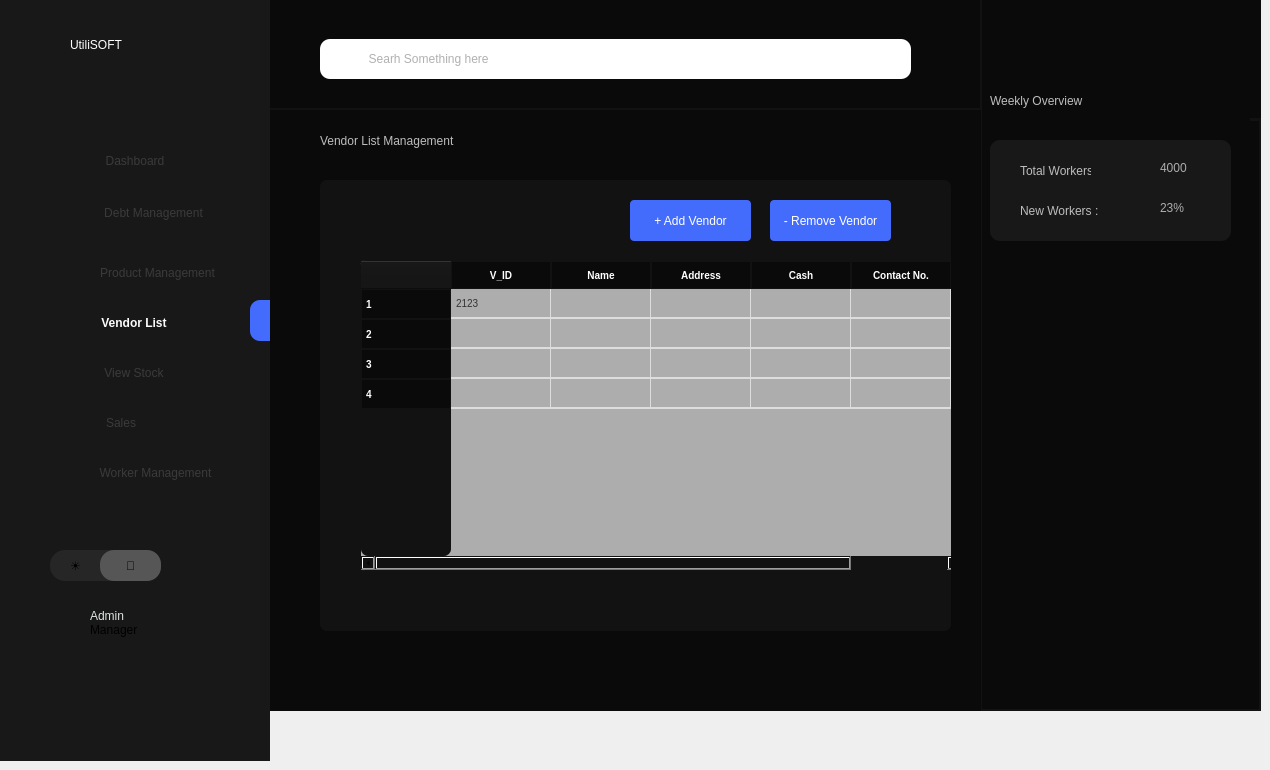
    <widget class="QWidget" name="Vendor">
     <widget class="QWidget" name="widget_55" native="true">
      <property name="geometry">
       <rect>
        <x>270</x>
        <y>0</y>
        <width>711</width>
        <height>111</height>
       </rect>
      </property>
      <property name="styleSheet">
       <string notr="true">border:5px;
background:#0a0a0a;
border: 3px solid #121212;
border-right:none;
border-top:none;
border-left:none;


</string>
      </property>
      <widget class="QLineEdit" name="vendorSearchEdit">
       <property name="geometry">
        <rect>
         <x>50</x>
         <y>39</y>
         <width>591</width>
         <height>40</height>
        </rect>
       </property>
       <property name="styleSheet">
        <string notr="true">  border-radius: 10px; 
font: 14pt &quot;Microsoft Sans Serif&quot;;
background: white;
 padding-left: 15px;
color:#626262;
border:none;
padding-left: 40px;
min-height: 40px;

</string>
       </property>
       <property name="placeholderText">
        <string>  Searh Something here</string>
       </property>
      </widget>
      <widget class="QLabel" name="label_539">
       <property name="geometry">
        <rect>
         <x>40</x>
         <y>30</y>
         <width>71</width>
         <height>61</height>
        </rect>
       </property>
       <property name="styleSheet">
        <string notr="true">border-radius:10px;
border:none;
background-color:none;
  background-image: url(&quot;:/new/prefix1/images/search-01-Stroke-Rounded.png&quot;);
    background-repeat: no-repeat;
    background-position: center;
    background-origin: content;</string>
       </property>
       <property name="text">
        <string/>
       </property>
       <property name="scaledContents">
        <bool>true</bool>
       </property>
      </widget>
     </widget>
     <widget class="QWidget" name="widget_56" native="true">
      <property name="geometry">
       <rect>
        <x>980</x>
        <y>0</y>
        <width>281</width>
        <height>711</height>
       </rect>
      </property>
      <property name="styleSheet">
       <string notr="true">background:#0a0a0a;
border: 2px solid #121212;
border-top:none;</string>
      </property>
      <widget class="QWidget" name="widget_57" native="true">
       <property name="geometry">
        <rect>
         <x>10</x>
         <y>140</y>
         <width>241</width>
         <height>101</height>
        </rect>
       </property>
       <property name="styleSheet">
        <string notr="true">border:none;border-radius: 10px;
background:#181818;</string>
       </property>
       <widget class="QLabel" name="label_156">
        <property name="geometry">
         <rect>
          <x>30</x>
          <y>20</y>
          <width>71</width>
          <height>21</height>
         </rect>
        </property>
        <property name="styleSheet">
         <string notr="true">color:rgb(189, 189, 189);</string>
        </property>
        <property name="text">
         <string>Total Workers:</string>
        </property>
       </widget>
       <widget class="QLabel" name="label_157">
        <property name="geometry">
         <rect>
          <x>30</x>
          <y>60</y>
          <width>91</width>
          <height>21</height>
         </rect>
        </property>
        <property name="styleSheet">
         <string notr="true">color:rgb(189, 189, 189);</string>
        </property>
        <property name="text">
         <string>New Workers :</string>
        </property>
       </widget>
       <widget class="QLabel" name="label_159">
        <property name="geometry">
         <rect>
          <x>170</x>
          <y>20</y>
          <width>91</width>
          <height>16</height>
         </rect>
        </property>
        <property name="styleSheet">
         <string notr="true">border:none;
color:#adadad;</string>
        </property>
        <property name="text">
         <string>4000</string>
        </property>
       </widget>
       <widget class="QLabel" name="label_160">
        <property name="geometry">
         <rect>
          <x>170</x>
          <y>60</y>
          <width>91</width>
          <height>16</height>
         </rect>
        </property>
        <property name="styleSheet">
         <string notr="true">border:none;
color:#adadad;</string>
        </property>
        <property name="text">
         <string>23%</string>
        </property>
       </widget>
      </widget>
      <widget class="QWidget" name="widget_58" native="true">
       <property name="geometry">
        <rect>
         <x>980</x>
         <y>0</y>
         <width>301</width>
         <height>720</height>
        </rect>
       </property>
       <property name="styleSheet">
        <string notr="true">background:#0a0a0a;
border: 2px solid #121212;
border-top:none;</string>
       </property>
       <widget class="QLabel" name="label_162">
        <property name="geometry">
         <rect>
          <x>20</x>
          <y>20</y>
          <width>111</width>
          <height>61</height>
         </rect>
        </property>
        <property name="styleSheet">
         <string notr="true">font: 16pt &quot;Sans Serif Collection&quot;;
border:none;</string>
        </property>
        <property name="text">
         <string>Overview</string>
        </property>
       </widget>
       <widget class="QWidget" name="widget_59" native="true">
        <property name="geometry">
         <rect>
          <x>20</x>
          <y>80</y>
          <width>271</width>
          <height>141</height>
         </rect>
        </property>
        <property name="styleSheet">
         <string notr="true">border-radius: 10px;
background:#181818;</string>
        </property>
        <widget class="QLabel" name="label_163">
         <property name="geometry">
          <rect>
           <x>30</x>
           <y>20</y>
           <width>71</width>
           <height>21</height>
          </rect>
         </property>
         <property name="styleSheet">
          <string notr="true">color:#494949;
</string>
         </property>
         <property name="text">
          <string>Total Sales:</string>
         </property>
        </widget>
        <widget class="QLabel" name="label_164">
         <property name="geometry">
          <rect>
           <x>30</x>
           <y>60</y>
           <width>71</width>
           <height>21</height>
          </rect>
         </property>
         <property name="styleSheet">
          <string notr="true">color:#494949;
</string>
         </property>
         <property name="text">
          <string>Total Profit:</string>
         </property>
        </widget>
        <widget class="QLabel" name="label_165">
         <property name="geometry">
          <rect>
           <x>30</x>
           <y>100</y>
           <width>91</width>
           <height>21</height>
          </rect>
         </property>
         <property name="styleSheet">
          <string notr="true">color:#494949;
</string>
         </property>
         <property name="text">
          <string>Remaining Stock:</string>
         </property>
        </widget>
        <widget class="QLabel" name="label_166">
         <property name="geometry">
          <rect>
           <x>170</x>
           <y>20</y>
           <width>91</width>
           <height>16</height>
          </rect>
         </property>
         <property name="styleSheet">
          <string notr="true">border:none;
color:#adadad;</string>
         </property>
         <property name="text">
          <string>4000</string>
         </property>
        </widget>
        <widget class="QLabel" name="label_167">
         <property name="geometry">
          <rect>
           <x>170</x>
           <y>60</y>
           <width>91</width>
           <height>16</height>
          </rect>
         </property>
         <property name="styleSheet">
          <string notr="true">border:none;
color:#adadad;</string>
         </property>
         <property name="text">
          <string>23%</string>
         </property>
        </widget>
        <widget class="QLabel" name="label_168">
         <property name="geometry">
          <rect>
           <x>170</x>
           <y>100</y>
           <width>91</width>
           <height>16</height>
          </rect>
         </property>
         <property name="styleSheet">
          <string notr="true">border:none;
color:#adadad;</string>
         </property>
         <property name="text">
          <string>3978</string>
         </property>
        </widget>
       </widget>
       <widget class="QLabel" name="label_169">
        <property name="geometry">
         <rect>
          <x>30</x>
          <y>240</y>
          <width>141</width>
          <height>61</height>
         </rect>
        </property>
        <property name="styleSheet">
         <string notr="true">font: 16pt &quot;Sans Serif Collection&quot;;
border:none;</string>
        </property>
        <property name="text">
         <string>Weekly Report</string>
        </property>
       </widget>
       <widget class="QTableWidget" name="tableWidget_12">
        <property name="geometry">
         <rect>
          <x>20</x>
          <y>310</y>
          <width>271</width>
          <height>231</height>
         </rect>
        </property>
        <property name="styleSheet">
         <string notr="true">QTableWidget, QTableView {
    border: 1px solid #121212;
    border-radius: 5px;
    gridline-color: #ddd;
    background-color: #adadad;
    font-size: 10px;
    font-family: Arial, sans-serif;
    color: #333;
    selection-background-color: #0078D7;
    selection-color: white;
}

QHeaderView::section {
    background-color:#0a0a0a;
    color: white;
    padding: 4px;
    border: 1px solid #121212;
    font-size: 10px;
    font-weight: bold;
    text-align: center;
}

QTableWidget::item, QTableView::item {
    padding: 2px;
    border-bottom: 1px solid #ddd;
    text-align: center;
}

QTableWidget::item:selected, QTableView::item:selected {
    background-color: #0078D7;
    color: white;
}

QTableCornerButton::section {
    background-color: #adadad;
    border: 1px solid #adadad;
	border-top-left-radius: 8px;
  
}
</string>
        </property>
        <row/>
        <row/>
        <row/>
        <row/>
        <column>
         <property name="text">
          <string>Total Sales</string>
         </property>
        </column>
        <column>
         <property name="text">
          <string>Total Profit</string>
         </property>
        </column>
        <column>
         <property name="text">
          <string>Remaining Debtors</string>
         </property>
        </column>
        <column>
         <property name="text">
          <string>Remaining Stock</string>
         </property>
        </column>
        <item row="0" column="0">
         <property name="text">
          <string>2123</string>
         </property>
        </item>
       </widget>
      </widget>
      <widget class="QWidget" name="widget_60" native="true">
       <property name="geometry">
        <rect>
         <x>270</x>
         <y>0</y>
         <width>711</width>
         <height>121</height>
        </rect>
       </property>
       <property name="styleSheet">
        <string notr="true">border:5px;
background:#0a0a0a;
border: 3px solid #121212;
border-right:none;
border-top:none;
border-left:none;


</string>
       </property>
       <widget class="QLabel" name="label_170">
        <property name="geometry">
         <rect>
          <x>50</x>
          <y>40</y>
          <width>601</width>
          <height>41</height>
         </rect>
        </property>
        <property name="font">
         <font>
          <family>Microsoft Sans Serif</family>
          <pointsize>14</pointsize>
          <italic>false</italic>
          <bold>false</bold>
         </font>
        </property>
        <property name="styleSheet">
         <string notr="true">  border-radius: 10px; 
font: 14pt &quot;Microsoft Sans Serif&quot;;
background: white;
 padding-left: 15px;
color:#626262;
border:none;
</string>
        </property>
        <property name="text">
         <string>        Search Something Here </string>
        </property>
       </widget>
       <widget class="QLabel" name="label_171">
        <property name="geometry">
         <rect>
          <x>60</x>
          <y>50</y>
          <width>31</width>
          <height>21</height>
         </rect>
        </property>
        <property name="styleSheet">
         <string notr="true">border-radius:10px;
border:none;
background-color:none;
    background-repeat: no-repeat;
    background-position: center;
    background-origin: content;</string>
        </property>
        <property name="text">
         <string/>
        </property>
        <property name="scaledContents">
         <bool>true</bool>
        </property>
       </widget>
      </widget>
      <widget class="QLabel" name="label_172">
       <property name="geometry">
        <rect>
         <x>10</x>
         <y>70</y>
         <width>181</width>
         <height>61</height>
        </rect>
       </property>
       <property name="styleSheet">
        <string notr="true">font: 16pt &quot;Sans Serif Collection&quot;;
border:none;
color:rgb(189, 189, 189);</string>
       </property>
       <property name="text">
        <string>Weekly Overview</string>
       </property>
      </widget>
     </widget>
     <widget class="QFrame" name="frame_5">
      <property name="geometry">
       <rect>
        <x>0</x>
        <y>0</y>
        <width>270</width>
        <height>761</height>
       </rect>
      </property>
      <property name="styleSheet">
       <string notr="true">max-width:270px;
max-height:768px;
background-color:#181818;</string>
      </property>
      <widget class="QLabel" name="label_173">
       <property name="geometry">
        <rect>
         <x>70</x>
         <y>10</y>
         <width>181</width>
         <height>70</height>
        </rect>
       </property>
       <property name="styleSheet">
        <string notr="true">max-height:70px;
max-width:200px;
background:transparent;
font: 700 28pt &quot;Century Gothic&quot;;
color:white;
 text-align: center; 
 vertical-align: middle;</string>
       </property>
       <property name="text">
        <string>UtiliSOFT</string>
       </property>
      </widget>
      <widget class="QPushButton" name="page41">
       <property name="geometry">
        <rect>
         <x>0</x>
         <y>100</y>
         <width>270</width>
         <height>81</height>
        </rect>
       </property>
       <property name="styleSheet">
        <string notr="true">margin-top:40px;
        /* Full width of sidebar */
  height: 45px;        /* Optimal button height */
  text-align: center;    /* Align text to the left */
   /* Add space for text from the edge */
      /* Use flexbox for alignment */
 /* Align text &amp; icon vertically */ 

	border:none;
color:#3a3a3a;</string>
       </property>
       <property name="text">
        <string>Dashboard</string>
       </property>
      </widget>
      <widget class="QPushButton" name="page42">
       <property name="geometry">
        <rect>
         <x>-2</x>
         <y>190</y>
         <width>271</width>
         <height>45</height>
        </rect>
       </property>
       <property name="styleSheet">
        <string notr="true">
     /* Full width of sidebar */
  height: 45px;        /* Optimal button height */
  text-align: center;    /* Align text to the left */
  padding-left: 40px;  /* Add space for text from the edge */
     /* Use flexbox for alignment */
/* Align text &amp; icon vertically */ 
	border:none;
color:#3a3a3a;

	border:none;
</string>
       </property>
       <property name="text">
        <string>Debt Management</string>
       </property>
      </widget>
      <widget class="QPushButton" name="page43">
       <property name="geometry">
        <rect>
         <x>0</x>
         <y>250</y>
         <width>270</width>
         <height>45</height>
        </rect>
       </property>
       <property name="styleSheet">
        <string notr="true">
         /* Full width of sidebar */
  height: 45px;        /* Optimal button height */
  text-align: center;    /* Align text to the left */
/* Add space for text from the edge */       /* Use flexbox for alignment */ /* Align text &amp; icon vertically */ 
	border:none;

color:#3a3a3a;

padding-left: 45px;</string>
       </property>
       <property name="text">
        <string>Product Management</string>
       </property>
      </widget>
      <widget class="QPushButton" name="page44">
       <property name="geometry">
        <rect>
         <x>-1</x>
         <y>300</y>
         <width>270</width>
         <height>45</height>
        </rect>
       </property>
       <property name="styleSheet">
        <string notr="true">
         /* Full width of sidebar */
  height: 45px;        /* Optimal button height */
  text-align: center;    /* Align text to the left */
  /* Add space for text from the edge */       /* Use flexbox for alignment */ /* Align text &amp; icon vertically */ 
	border:none;


font-weight:600;
	border:none;
color:#fcfcfc;
</string>
       </property>
       <property name="text">
        <string>Vendor List</string>
       </property>
      </widget>
      <widget class="QPushButton" name="page45">
       <property name="geometry">
        <rect>
         <x>-1</x>
         <y>350</y>
         <width>270</width>
         <height>45</height>
        </rect>
       </property>
       <property name="styleSheet">
        <string notr="true">    /* Full width of sidebar */
  height: 45px;        /* Optimal button height */
  text-align: center;    /* Align text to the left */
    /* Add space for text from the edge */ 
	border:none;
color:#3a3a3a;</string>
       </property>
       <property name="text">
        <string>View Stock</string>
       </property>
      </widget>
      <widget class="QPushButton" name="page46">
       <property name="geometry">
        <rect>
         <x>0</x>
         <y>400</y>
         <width>270</width>
         <height>45</height>
        </rect>
       </property>
       <property name="styleSheet">
        <string notr="true">      /* Full width of sidebar */
  height: 45px;        /* Optimal button height */
  text-align: center;
padding-right:28px;    /* Align text to the left */
 /* Align text &amp; icon vertically */ 
	border:none;
color:#3a3a3a;</string>
       </property>
       <property name="text">
        <string>Sales</string>
       </property>
      </widget>
      <widget class="QPushButton" name="pushButton_55">
       <property name="geometry">
        <rect>
         <x>50</x>
         <y>550</y>
         <width>111</width>
         <height>31</height>
        </rect>
       </property>
       <property name="styleSheet">
        <string notr="true">max-height:37px;
border-radius:15px;
background:#262626;
text-align:left;
padding-left : 20px;</string>
       </property>
       <property name="text">
        <string>☀</string>
       </property>
      </widget>
      <widget class="QPushButton" name="pushButton_56">
       <property name="geometry">
        <rect>
         <x>100</x>
         <y>550</y>
         <width>61</width>
         <height>31</height>
        </rect>
       </property>
       <property name="styleSheet">
        <string notr="true">max-height:37px;
border:3px;
background:#565656;
border-radius:14px;</string>
       </property>
       <property name="text">
        <string>🌙</string>
       </property>
      </widget>
      <widget class="QLabel" name="label_174">
       <property name="geometry">
        <rect>
         <x>90</x>
         <y>600</y>
         <width>71</width>
         <height>31</height>
        </rect>
       </property>
       <property name="styleSheet">
        <string notr="true">font: 18pt &quot;Microsoft Sans Serif&quot;;
color:#e0e4e4;
</string>
       </property>
       <property name="text">
        <string>Admin</string>
       </property>
      </widget>
      <widget class="QLabel" name="label_175">
       <property name="geometry">
        <rect>
         <x>90</x>
         <y>620</y>
         <width>61</width>
         <height>20</height>
        </rect>
       </property>
       <property name="styleSheet">
        <string notr="true">background:none;
</string>
       </property>
       <property name="text">
        <string>Manager</string>
       </property>
      </widget>
      <widget class="QWidget" name="widget_61" native="true">
       <property name="geometry">
        <rect>
         <x>250</x>
         <y>300</y>
         <width>20</width>
         <height>41</height>
        </rect>
       </property>
       <property name="styleSheet">
        <string notr="true">background:#436cfd;
border-top-left-radius: 10px;
    border-bottom-left-radius: 10px;
   border-top-right-radius: 0px;
    border-bottom-right-radius: 0px;</string>
       </property>
      </widget>
      <widget class="QLabel" name="label_176">
       <property name="geometry">
        <rect>
         <x>60</x>
         <y>140</y>
         <width>41</width>
         <height>41</height>
        </rect>
       </property>
       <property name="styleSheet">
        <string notr="true">background-color:transparent;
background-image: url(&quot;:/new/prefix1/images/dashboard-square-02-Stroke-Rounded.png&quot;);
    background-repeat: no-repeat;
    background-position: center;
    background-origin: content;</string>
       </property>
       <property name="text">
        <string/>
       </property>
       <property name="scaledContents">
        <bool>true</bool>
       </property>
      </widget>
      <widget class="QLabel" name="label_177">
       <property name="geometry">
        <rect>
         <x>60</x>
         <y>190</y>
         <width>41</width>
         <height>41</height>
        </rect>
       </property>
       <property name="styleSheet">
        <string notr="true">background-color:transparent;
background-image: url(&quot;:/new/prefix1/images/invoice-Stroke-Rounded.png&quot;);
    background-repeat: no-repeat;
    background-position: center;
    background-origin: content;</string>
       </property>
       <property name="text">
        <string/>
       </property>
       <property name="scaledContents">
        <bool>true</bool>
       </property>
      </widget>
      <widget class="QLabel" name="label_178">
       <property name="geometry">
        <rect>
         <x>50</x>
         <y>600</y>
         <width>40</width>
         <height>40</height>
        </rect>
       </property>
       <property name="styleSheet">
        <string notr="true">background-color:transparent;
background-image: url(&quot;:/new/prefix1/images/user-circle-02-Stroke-Rounded.png&quot;);
    background-repeat: no-repeat;
    background-position: center;
    background-origin: content;
	</string>
       </property>
       <property name="text">
        <string/>
       </property>
       <property name="scaledContents">
        <bool>true</bool>
       </property>
      </widget>
      <widget class="QLabel" name="label_179">
       <property name="geometry">
        <rect>
         <x>70</x>
         <y>410</y>
         <width>21</width>
         <height>21</height>
        </rect>
       </property>
       <property name="styleSheet">
        <string notr="true">background-color:transparent;
background-image: url(&quot;:/new/prefix1/images/shopping-cart-02-Stroke-Rounded.png&quot;);
    background-repeat: no-repeat;
    background-position: center;
    background-origin: content;</string>
       </property>
       <property name="text">
        <string/>
       </property>
       <property name="scaledContents">
        <bool>true</bool>
       </property>
      </widget>
      <widget class="QLabel" name="label_180">
       <property name="geometry">
        <rect>
         <x>60</x>
         <y>250</y>
         <width>41</width>
         <height>41</height>
        </rect>
       </property>
       <property name="styleSheet">
        <string notr="true">background-color:transparent;
background-image: url(&quot;:/new/prefix1/images/package-Stroke-Rounded.png&quot;);
    background-repeat: no-repeat;
    background-position: center;
    background-origin: content;</string>
       </property>
       <property name="text">
        <string/>
       </property>
       <property name="scaledContents">
        <bool>true</bool>
       </property>
      </widget>
      <widget class="QLabel" name="label_181">
       <property name="geometry">
        <rect>
         <x>60</x>
         <y>300</y>
         <width>41</width>
         <height>41</height>
        </rect>
       </property>
       <property name="styleSheet">
        <string notr="true">background-color:transparent;
background-image: url(&quot;:/new/prefix1/images/invoice-02-Stroke-Rounded (1).png&quot;);
    background-repeat: no-repeat;
    background-position: center;
    background-origin: content;</string>
       </property>
       <property name="text">
        <string/>
       </property>
       <property name="scaledContents">
        <bool>true</bool>
       </property>
      </widget>
      <widget class="QLabel" name="label_182">
       <property name="geometry">
        <rect>
         <x>60</x>
         <y>350</y>
         <width>41</width>
         <height>41</height>
        </rect>
       </property>
       <property name="styleSheet">
        <string notr="true">background-color:transparent;
background-image: url(&quot;:/new/prefix1/images//folder-view-Stroke-Rounded.png&quot;);
    background-repeat: no-repeat;
    background-position: center;
    background-origin: content;</string>
       </property>
       <property name="text">
        <string/>
       </property>
       <property name="scaledContents">
        <bool>true</bool>
       </property>
      </widget>
      <widget class="QPushButton" name="page47">
       <property name="geometry">
        <rect>
         <x>0</x>
         <y>450</y>
         <width>271</width>
         <height>45</height>
        </rect>
       </property>
       <property name="styleSheet">
        <string notr="true">
     /* Full width of sidebar */
  height: 45px;        /* Optimal button height */
  text-align: center;    /* Align text to the left */
  padding-left: 40px;  /* Add space for text from the edge */
     /* Use flexbox for alignment */
/* Align text &amp; icon vertically */ 
	border:none;

color:#3a3a3a;</string>
       </property>
       <property name="text">
        <string>Worker Management</string>
       </property>
      </widget>
      <widget class="QLabel" name="label_399">
       <property name="geometry">
        <rect>
         <x>60</x>
         <y>450</y>
         <width>41</width>
         <height>41</height>
        </rect>
       </property>
       <property name="styleSheet">
        <string notr="true">background-color:transparent;
background-image: url(&quot;:/new/prefix1/images/user-circle-02-Stroke-Rounded.png&quot;);
    background-repeat: no-repeat;
    background-position: center;
    background-origin: content;</string>
       </property>
       <property name="text">
        <string/>
       </property>
       <property name="scaledContents">
        <bool>true</bool>
       </property>
      </widget>
      <widget class="QLabel" name="label_474">
       <property name="geometry">
        <rect>
         <x>180</x>
         <y>600</y>
         <width>41</width>
         <height>41</height>
        </rect>
       </property>
       <property name="styleSheet">
        <string notr="true">background-color:transparent;
background-image:url(&quot;:/new/prefix1/images/logout-05-Stroke-Rounded.png&quot;);
    background-repeat: no-repeat;
    background-position: center;
    background-origin: content;</string>
       </property>
       <property name="text">
        <string/>
       </property>
       <property name="scaledContents">
        <bool>true</bool>
       </property>
      </widget>
      <widget class="QPushButton" name="btnlogout_6">
       <property name="geometry">
        <rect>
         <x>179</x>
         <y>599</y>
         <width>41</width>
         <height>41</height>
        </rect>
       </property>
       <property name="styleSheet">
        <string notr="true">background :transparent;
border:none;</string>
       </property>
       <property name="text">
        <string/>
       </property>
      </widget>
      <zorder>label_474</zorder>
      <zorder>btnlogout_6</zorder>
      <zorder>label_173</zorder>
      <zorder>page41</zorder>
      <zorder>page42</zorder>
      <zorder>page43</zorder>
      <zorder>page44</zorder>
      <zorder>page45</zorder>
      <zorder>page46</zorder>
      <zorder>pushButton_55</zorder>
      <zorder>pushButton_56</zorder>
      <zorder>label_174</zorder>
      <zorder>label_175</zorder>
      <zorder>widget_61</zorder>
      <zorder>label_176</zorder>
      <zorder>label_177</zorder>
      <zorder>label_178</zorder>
      <zorder>label_179</zorder>
      <zorder>label_180</zorder>
      <zorder>label_181</zorder>
      <zorder>label_182</zorder>
      <zorder>page47</zorder>
      <zorder>label_399</zorder>
     </widget>
     <widget class="QWidget" name="widget_62" native="true">
      <property name="geometry">
       <rect>
        <x>270</x>
        <y>110</y>
        <width>711</width>
        <height>601</height>
       </rect>
      </property>
      <property name="styleSheet">
       <string notr="true">background:#0a0a0a;</string>
      </property>
      <widget class="QLabel" name="label_183">
       <property name="geometry">
        <rect>
         <x>50</x>
         <y>0</y>
         <width>251</width>
         <height>61</height>
        </rect>
       </property>
       <property name="styleSheet">
        <string notr="true">font: 16pt &quot;Sans Serif Collection&quot;;
border:none;
color:rgb(189, 189, 189);</string>
       </property>
       <property name="text">
        <string>Vendor List Management</string>
       </property>
      </widget>
      <widget class="QWidget" name="widget_63" native="true">
       <property name="geometry">
        <rect>
         <x>50</x>
         <y>70</y>
         <width>631</width>
         <height>451</height>
        </rect>
       </property>
       <property name="styleSheet">
        <string notr="true">background : #121212;
border-radius:7px;</string>
       </property>
       <widget class="QTableWidget" name="vendorsTable">
        <property name="geometry">
         <rect>
          <x>40</x>
          <y>80</y>
          <width>602</width>
          <height>311</height>
         </rect>
        </property>
        <property name="styleSheet">
         <string notr="true">QTableWidget, QTableView {
    border: 1px solid #121212;
    border-radius: 5px;
    gridline-color: #ddd;
    background-color: #adadad;
    font-size: 10px;
    font-family: Arial, sans-serif;
    color: #333;
    selection-background-color: #0078D7;
    selection-color: white;
	MAX-WIDTH:600PX;
}



QHeaderView::section {
	width : 80px;
    background-color:#0a0a0a;
    color: white;
    padding: 4px;
    border: 1px solid #121212;
    font-size: 10px;
    font-weight: bold;

}

QTableWidget::item, QTableView::item {
    padding: 2px;
    border-bottom: 1px solid #ddd;
    text-align: center;
	 min-width: 250px;
}

QTableWidget::item:selected, QTableView::item:selected {
    background-color: #0078D7;
    color: white;

}

QTableCornerButton::section {
    background-color: #adadad;
    border: 1px solid #adadad;
	border-top-left-radius: 8px;

  
}
</string>
        </property>
        <row/>
        <row/>
        <row/>
        <row/>
        <column>
         <property name="text">
          <string>V_ID</string>
         </property>
        </column>
        <column>
         <property name="text">
          <string>Name</string>
         </property>
        </column>
        <column>
         <property name="text">
          <string>Address</string>
         </property>
        </column>
        <column>
         <property name="text">
          <string>Cash</string>
         </property>
        </column>
        <column>
         <property name="text">
          <string>Contact No.</string>
         </property>
        </column>
        <column>
         <property name="text">
          <string>Date of supply</string>
         </property>
        </column>
        <item row="0" column="0">
         <property name="text">
          <string>2123</string>
         </property>
         <property name="icon">
          <iconset theme="QIcon::ThemeIcon::FormatJustifyCenter"/>
         </property>
        </item>
        <item row="0" column="1">
         <property name="text">
          <string/>
         </property>
         <property name="textAlignment">
          <set>AlignCenter</set>
         </property>
         <property name="icon">
          <iconset theme="QIcon::ThemeIcon::FormatJustifyCenter"/>
         </property>
         <property name="flags">
          <set>ItemIsSelectable|ItemIsDragEnabled|ItemIsDropEnabled|ItemIsUserCheckable|ItemIsEnabled</set>
         </property>
        </item>
        <item row="0" column="3">
         <property name="text">
          <string/>
         </property>
         <property name="font">
          <font>
           <family>Times New Roman</family>
          </font>
         </property>
         <property name="icon">
          <iconset theme="QIcon::ThemeIcon::FormatJustifyCenter"/>
         </property>
        </item>
       </widget>
       <widget class="QPushButton" name="removeVendorBtn">
        <property name="geometry">
         <rect>
          <x>450</x>
          <y>20</y>
          <width>121</width>
          <height>41</height>
         </rect>
        </property>
        <property name="styleSheet">
         <string notr="true">background:#436cfd;
font: 500 10pt &quot;Microsoft Sans Serif&quot;;
color:white;
border-radius: 4px;
</string>
        </property>
        <property name="text">
         <string>- Remove Vendor</string>
        </property>
       </widget>
       <widget class="QPushButton" name="addVendorBtn">
        <property name="geometry">
         <rect>
          <x>310</x>
          <y>20</y>
          <width>121</width>
          <height>41</height>
         </rect>
        </property>
        <property name="styleSheet">
         <string notr="true">background:#436cfd;
font: 500 10pt &quot;Microsoft Sans Serif&quot;;
color:white;
border-radius: 4px;
</string>
        </property>
        <property name="text">
         <string>+ Add Vendor</string>
        </property>
       </widget>
      </widget>
     </widget>
    </widget>
